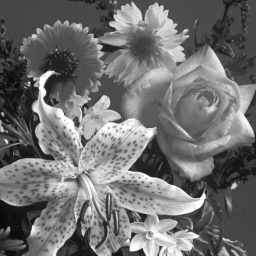
%> input picture Set of Exercises - A/flower.png, 256 x 256 px
$ octave askisi_1_3.m   (GNU Octave 9; MATLAB toolbox functions it lacks are replaced by stand-ins)
%> lines starting %> are read from the running program, lines starting %| are printed output that depends on the picture
% Import the image
f = imread("flower.png");
%> f is the input picture: size 256x256 uint8; min 10, max 255, mean 112
image = im2double(f);

whos f

min_value = min(image(:));
%> min_value = 0.0392
max_value = max(image(:));
%> max_value = 1

snr_db = 15;

% Convert SNR to linear scale
snr_lin = 10^(snr_db / 10);
image_pow = sum(image(:).^2 / numel(image));
%> image_pow = 0.244
noise_pow = image_pow / snr_lin;
%> noise_pow = 0.00773

%% Noise Addition and Prep
image_gaussian = imnoise(image, 'gaussian', 0, noise_pow);
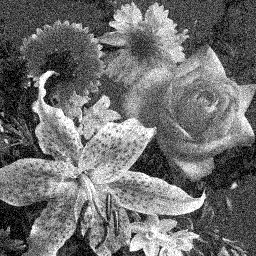
%> image_gaussian: size 256x256 double; min 0, max 1, mean 0.438
% figure, imshow(image_gaussian);
% [r, snr] = psnr(image_gaussian, image);

image_salt_pepper = imnoise(image, 'salt & pepper', 0.25);
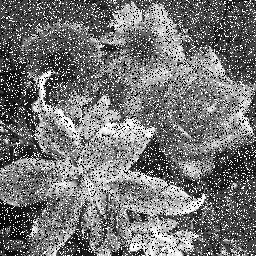
%> image_salt_pepper: size 256x256 double; min 0, max 1, mean 0.454
% figure, imshow(image_salt_pepper);
% [r, snr] = psnr(image_salt_pepper, image);


moving_average_filter_window_size = 5;
median_filter_window_size = 5;

filter_size_ma = [moving_average_filter_window_size, moving_average_filter_window_size];
filter_size_median = [median_filter_window_size, median_filter_window_size];

%% Gaussian Noise

% Moving Average Filter
moving_average_filter = fspecial('average', filter_size_ma);
image_gaussian_moving_average = imfilter(image_gaussian, moving_average_filter, 'replicate');

% Median Filter
image_gaussian_median = medfilt2(image_gaussian, filter_size_median);
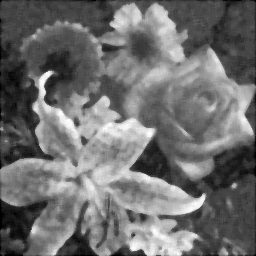
%> image_gaussian_median: size 256x256 double; min 0, max 1, mean 0.436

figure, montage({image, image_gaussian, image_gaussian_moving_average, image_gaussian_median})
%> after `montage({image, image_gaussian, image_gaussian_moving_average, image_g`:
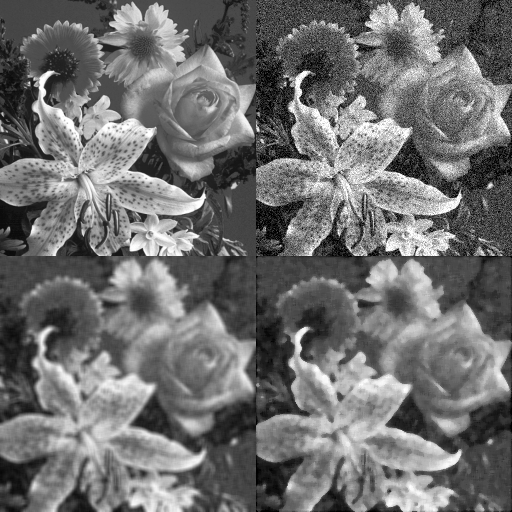
%> displayed picture: size 512x512, on the screen's scale of 0 to 255; min 0, max 255, mean 111.7
title('Original Image (Upper Left), With Gaussian Noise (Upper Right), Moving Average Filtered (Lower Left), Median Filtered (Lower Right)');


%% Salt and Pepper Noise

% Moving Average Filter
image_saltpepper_moving_average = imfilter(image_salt_pepper, moving_average_filter, 'replicate');
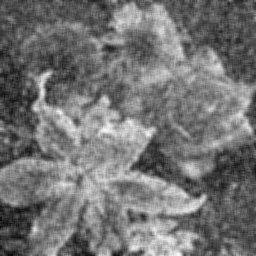
%> image_saltpepper_moving_average: size 256x256 double; min 0.0307, max 0.979, mean 0.454

% Median Filter
image_saltpepper_median = medfilt2(image_salt_pepper, filter_size_median);
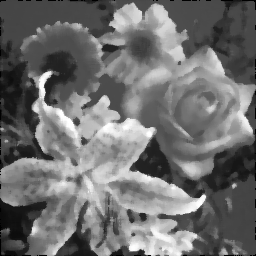
%> image_saltpepper_median: size 256x256 double; min 0, max 1, mean 0.436; mean of the top-left, top-right, bottom-left and bottom-right quarters 0.365, 0.46, 0.478, 0.44

figure, montage({image, image_salt_pepper, image_saltpepper_moving_average, image_saltpepper_median})
%> after `montage({image, image_salt_pepper, image_saltpepper_moving_average, im`:
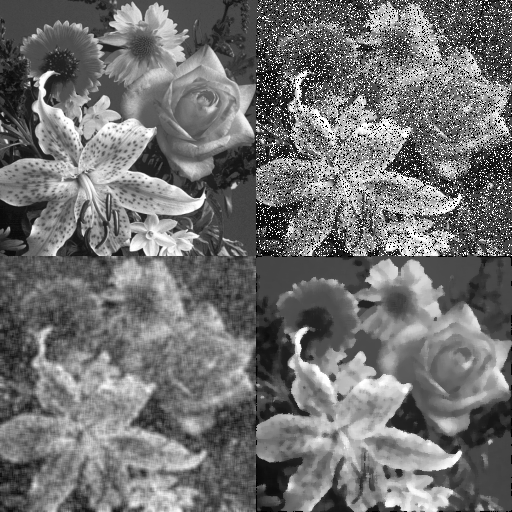
%> displayed picture: size 512x512, on the screen's scale of 0 to 255; min 0, max 255, mean 113.7
title('Original Image (Upper Left), With Salt and Pepper Noise (Upper Right), Moving Average Filtered (Lower Left), Median Filtered (Lower Right)');

$ run again, with Set of Exercises - A/aerial.tiff saved as Set of Exercises - A/flower.png
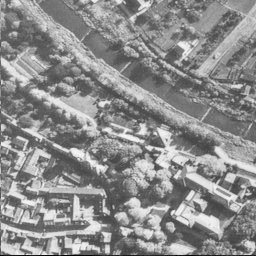
%> input picture Set of Exercises - A/aerial.tiff, 256 x 256 px
%> f is the input picture: size 256x256 uint8; min 1, max 248, mean 140.5
%> min_value = 0.00392
%> max_value = 0.973
%> image_pow = 0.335
%> noise_pow = 0.0106
%> `image_saltpepper_moving_average = imfilter(image_salt_pepper, moving_a..`:
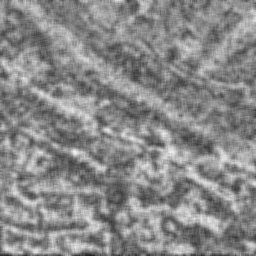
%> image_saltpepper_moving_average: size 256x256 double; min 0.124, max 0.946, mean 0.538
%> `montage({image, image_salt_pepper, image_saltpepper_moving_average, im`:
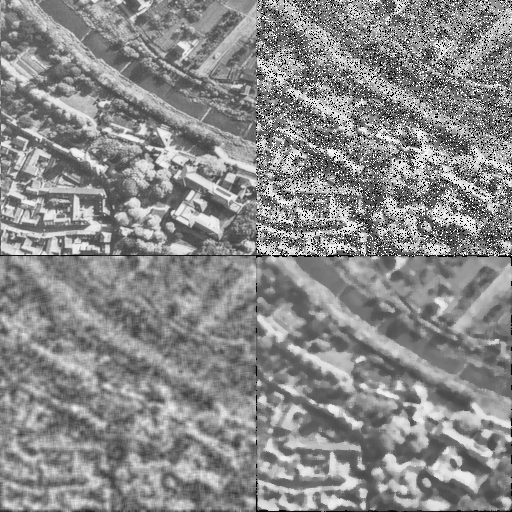
%> displayed picture: size 512x512, on the screen's scale of 0 to 255; min 0, max 255, mean 138.3
